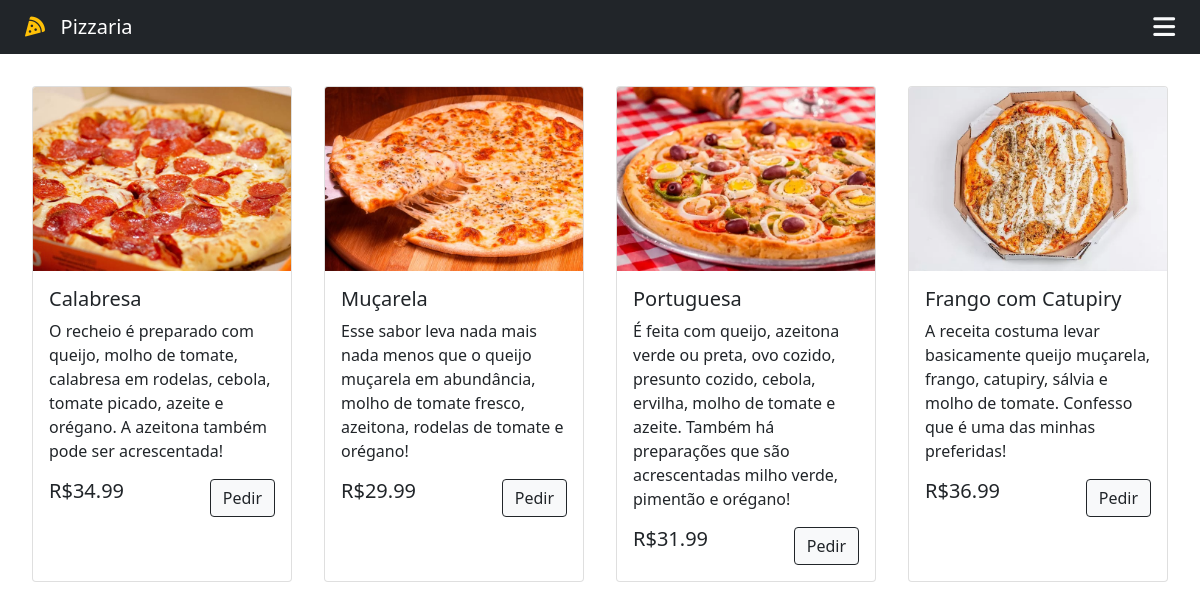
The page / on the database its author committed.
### App/models.py (models this page shows, shortened)
class Flavor(models.Model):
    name = models.CharField(max_length=45)
    price = models.DecimalField(max_digits=5, decimal_places=2, default=0.00)
    description = models.CharField(max_length=300)
    cover = models.ImageField(
        upload_to='App/media/img/%Y/%m/%d/', blank=True, default=''
    )

### App/views.py (the view)
# urls.py: path('', views.home, name="home"),
def home(request):
    flavours = Flavor.objects.all()
    return render(request, "App/pages/home.html", context={
        'flavours': flavours,
    })

### App/templates/App/pages/home.html (shortened to what this page needs)
{% extends 'App/base.html' %}
{% block content %}
<div class="d-flex flex-row m-3">
    {% for flavour in flavours %}
        {% include '../partials/flavour.html' %}
    {% endfor %}
</div>
{% endblock content %}

### App/templates/App/base.html (shortened to what this page needs)
<!DOCTYPE html>
{% load static %}
<html lang="en">
  <head>
    <link
      href="https://cdn.jsdelivr.net/npm/bootstrap@5.1.3/dist/css/bootstrap.min.css"
      rel="stylesheet"
    />
    <link rel="stylesheet" href="https://use.fontawesome.com/releases/v6.1.0/css/all.css"
>
    <link rel="stylesheet" href="{% static 'css/style.css' %}">
  </head>
  <body>
    <header>
      <nav class="navbar navbar-expand-lg navbar-dark bg-dark">
        <div class="col-sm">
          <a class="navbar-brand flex-grow-1" id="navbar-content">
            {% block navbar-title %}
            <i class="text-warning fa-solid fa-pizza-slice" style="margin-left: 25px;"></i>&nbsp;&nbsp; Pizzaria
            {% endblock navbar-title %}
          </a>
        </div>
        {% block link %}
        <a href="#" style="margin-right: 25px; font-size: 25px;" data-bs-toggle="offcanvas" data-bs-target="#offcanvasRight" aria-controls="offcanvasRight">
          <i class="text-light fas fa-bars"></i>
        </a>
        {% endblock link%}
      </nav>
    </header>
    {% block content%}
    {% endblock content%}
  </body>
</html>

### App/templates/App/partials/flavour.html
<div class="card m-3" style="width: 18rem;">
  <img src="{{flavour.cover.url}}" class="card-img-top" alt="{{flavour.name}}">
  <div class="card-body">
    <h5 class="card-title">{{flavour.name}}</h5>
    <p class="card-text">{{flavour.description}}</p>
    <div class="d-flex justify-content-between">
      <h5>R${{flavour.price}}</h5>
      <a href="order/{{flavour.id}}" class="btn btn-light btn-outline-dark">Pedir</a>
    </div>
  </div>
</div>

### rows shown on the page
Flavor: cover (picture), name "Calabresa", description "O recheio é preparado com queijo, molho de tomate, calabresa em rodelas, cebola, tomate picado, azeite e orégano. A azeitona também pode ser acrescentada!", price "34.99"
Flavor: cover (picture), name "Muçarela", description "Esse sabor leva nada mais nada menos que o queijo muçarela em abundância, molho de tomate fresco, azeitona, rodelas de tomate e orégano!", price "29.99"
Flavor: cover (picture), name "Portuguesa", description "É feita com queijo, azeitona verde ou preta, ovo cozido, presunto cozido, cebola, ervilha, molho de tomate e azeite. Também há preparações que são acrescentadas milho verde, pimentão e orégano!", price "31.99"
Flavor: cover (picture), name "Frango com Catupiry", description "A receita costuma levar basicamente queijo muçarela, frango, catupiry, sálvia e molho de tomate. Confesso que é uma das minhas preferidas!", price "36.99"
